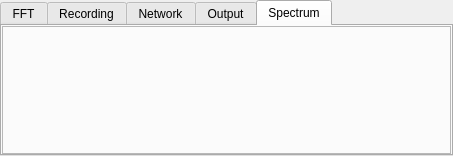
<?xml version="1.0" encoding="UTF-8"?>
<ui version="4.0">
 <class>DockAudio</class>
 <widget class="QDockWidget" name="DockAudio">
  <property name="geometry">
   <rect>
    <x>0</x>
    <y>0</y>
    <width>453</width>
    <height>156</height>
   </rect>
  </property>
  <property name="sizePolicy">
   <sizepolicy hsizetype="Preferred" vsizetype="Expanding">
    <horstretch>1</horstretch>
    <verstretch>1</verstretch>
   </sizepolicy>
  </property>
  <property name="minimumSize">
   <size>
    <width>453</width>
    <height>156</height>
   </size>
  </property>
  <property name="maximumSize">
   <size>
    <width>524287</width>
    <height>360</height>
   </size>
  </property>
  <property name="palette">
   <palette>
    <active>
     <colorrole role="Highlight">
      <brush brushstyle="SolidPattern">
       <color alpha="255">
        <red>48</red>
        <green>140</green>
        <blue>198</blue>
       </color>
      </brush>
     </colorrole>
    </active>
    <inactive>
     <colorrole role="Highlight">
      <brush brushstyle="SolidPattern">
       <color alpha="255">
        <red>48</red>
        <green>140</green>
        <blue>198</blue>
       </color>
      </brush>
     </colorrole>
    </inactive>
    <disabled>
     <colorrole role="Highlight">
      <brush brushstyle="SolidPattern">
       <color alpha="255">
        <red>145</red>
        <green>145</green>
        <blue>145</blue>
       </color>
      </brush>
     </colorrole>
    </disabled>
   </palette>
  </property>
  <property name="windowIcon">
   <iconset resource="../../resources/icons.qrc">
    <normaloff>:/icons/icons/signal.svg</normaloff>:/icons/icons/signal.svg</iconset>
  </property>
  <property name="features">
   <set>QDockWidget::NoDockWidgetFeatures</set>
  </property>
  <property name="allowedAreas">
   <set>Qt::LeftDockWidgetArea</set>
  </property>
  <property name="windowTitle">
   <string>Audio</string>
  </property>
  <widget class="QWidget" name="dockWidgetContents">
   <property name="sizePolicy">
    <sizepolicy hsizetype="Expanding" vsizetype="Expanding">
     <horstretch>0</horstretch>
     <verstretch>0</verstretch>
    </sizepolicy>
   </property>
   <property name="minimumSize">
    <size>
     <width>453</width>
     <height>137</height>
    </size>
   </property>
   <property name="maximumSize">
    <size>
     <width>16777215</width>
     <height>500</height>
    </size>
   </property>
   <property name="sizeIncrement">
    <size>
     <width>0</width>
     <height>0</height>
    </size>
   </property>
   <property name="palette">
    <palette>
     <active>
      <colorrole role="Highlight">
       <brush brushstyle="SolidPattern">
        <color alpha="255">
         <red>48</red>
         <green>140</green>
         <blue>198</blue>
        </color>
       </brush>
      </colorrole>
     </active>
     <inactive>
      <colorrole role="Highlight">
       <brush brushstyle="SolidPattern">
        <color alpha="255">
         <red>48</red>
         <green>140</green>
         <blue>198</blue>
        </color>
       </brush>
      </colorrole>
     </inactive>
     <disabled>
      <colorrole role="Highlight">
       <brush brushstyle="SolidPattern">
        <color alpha="255">
         <red>145</red>
         <green>145</green>
         <blue>145</blue>
        </color>
       </brush>
      </colorrole>
     </disabled>
    </palette>
   </property>
   <layout class="QVBoxLayout" name="verticalLayout">
    <property name="spacing">
     <number>0</number>
    </property>
    <property name="leftMargin">
     <number>0</number>
    </property>
    <property name="topMargin">
     <number>0</number>
    </property>
    <property name="rightMargin">
     <number>0</number>
    </property>
    <property name="bottomMargin">
     <number>0</number>
    </property>
    <item>
     <widget class="QTabWidget" name="tabWidget_4">
      <property name="sizePolicy">
       <sizepolicy hsizetype="MinimumExpanding" vsizetype="Preferred">
        <horstretch>0</horstretch>
        <verstretch>0</verstretch>
       </sizepolicy>
      </property>
      <property name="minimumSize">
       <size>
        <width>453</width>
        <height>137</height>
       </size>
      </property>
      <property name="currentIndex">
       <number>4</number>
      </property>
      <widget class="QWidget" name="tab_FFT">
       <property name="minimumSize">
        <size>
         <width>449</width>
         <height>106</height>
        </size>
       </property>
       <attribute name="title">
        <string>FFT</string>
       </attribute>
       <attribute name="toolTip">
        <string>Audio FFT settings</string>
       </attribute>
       <layout class="QVBoxLayout" name="verticalLayout_4" stretch="1,1,0">
        <property name="spacing">
         <number>0</number>
        </property>
        <property name="leftMargin">
         <number>0</number>
        </property>
        <property name="topMargin">
         <number>0</number>
        </property>
        <property name="rightMargin">
         <number>0</number>
        </property>
        <property name="bottomMargin">
         <number>0</number>
        </property>
        <item>
         <widget class="QFrame" name="frame_pan">
          <property name="maximumSize">
           <size>
            <width>16777215</width>
            <height>100</height>
           </size>
          </property>
          <layout class="QHBoxLayout" name="horizontalLayout_3" stretch="0,1,0">
           <property name="spacing">
            <number>0</number>
           </property>
           <item>
            <widget class="QLabel" name="fftSplitLabel1">
             <property name="sizePolicy">
              <sizepolicy hsizetype="MinimumExpanding" vsizetype="MinimumExpanding">
               <horstretch>0</horstretch>
               <verstretch>0</verstretch>
              </sizepolicy>
             </property>
             <property name="minimumSize">
              <size>
               <width>0</width>
               <height>25</height>
              </size>
             </property>
             <property name="maximumSize">
              <size>
               <width>16777215</width>
               <height>100</height>
              </size>
             </property>
             <property name="toolTip">
              <string>Adjust split between pandapter and waterfall</string>
             </property>
             <property name="text">
              <string>Pandapter</string>
             </property>
             <property name="alignment">
              <set>Qt::AlignRight|Qt::AlignTrailing|Qt::AlignVCenter</set>
             </property>
            </widget>
           </item>
           <item>
            <widget class="QSlider" name="fftSplitSlider">
             <property name="sizePolicy">
              <sizepolicy hsizetype="MinimumExpanding" vsizetype="Preferred">
               <horstretch>0</horstretch>
               <verstretch>0</verstretch>
              </sizepolicy>
             </property>
             <property name="minimumSize">
              <size>
               <width>0</width>
               <height>25</height>
              </size>
             </property>
             <property name="maximumSize">
              <size>
               <width>16777215</width>
               <height>100</height>
              </size>
             </property>
             <property name="toolTip">
              <string>Adjust split between pandapter and waterfall</string>
             </property>
             <property name="minimum">
              <number>0</number>
             </property>
             <property name="maximum">
              <number>100</number>
             </property>
             <property name="value">
              <number>100</number>
             </property>
             <property name="orientation">
              <enum>Qt::Horizontal</enum>
             </property>
            </widget>
           </item>
           <item>
            <widget class="QLabel" name="fftSplitLabel2">
             <property name="sizePolicy">
              <sizepolicy hsizetype="MinimumExpanding" vsizetype="Preferred">
               <horstretch>0</horstretch>
               <verstretch>0</verstretch>
              </sizepolicy>
             </property>
             <property name="minimumSize">
              <size>
               <width>0</width>
               <height>25</height>
              </size>
             </property>
             <property name="maximumSize">
              <size>
               <width>16777215</width>
               <height>100</height>
              </size>
             </property>
             <property name="toolTip">
              <string>Adjust split between pandapter and waterfall</string>
             </property>
             <property name="text">
              <string>Waterfall</string>
             </property>
            </widget>
           </item>
          </layout>
         </widget>
        </item>
        <item>
         <widget class="QFrame" name="frame_range">
          <property name="sizePolicy">
           <sizepolicy hsizetype="Expanding" vsizetype="Preferred">
            <horstretch>0</horstretch>
            <verstretch>0</verstretch>
           </sizepolicy>
          </property>
          <property name="maximumSize">
           <size>
            <width>16777215</width>
            <height>100</height>
           </size>
          </property>
          <layout class="QGridLayout" name="gridLayout_2" columnstretch="0,0,0">
           <property name="leftMargin">
            <number>0</number>
           </property>
           <property name="topMargin">
            <number>0</number>
           </property>
           <property name="rightMargin">
            <number>0</number>
           </property>
           <property name="bottomMargin">
            <number>0</number>
           </property>
           <property name="spacing">
            <number>0</number>
           </property>
           <item row="0" column="2" rowspan="2">
            <widget class="QPushButton" name="audioLockButton">
             <property name="sizePolicy">
              <sizepolicy hsizetype="MinimumExpanding" vsizetype="MinimumExpanding">
               <horstretch>0</horstretch>
               <verstretch>0</verstretch>
              </sizepolicy>
             </property>
             <property name="minimumSize">
              <size>
               <width>0</width>
               <height>25</height>
              </size>
             </property>
             <property name="maximumSize">
              <size>
               <width>16777215</width>
               <height>200</height>
              </size>
             </property>
             <property name="toolTip">
              <string>Lock panadapter and waterfall sliders together</string>
             </property>
             <property name="statusTip">
              <string>Lock panadapter and waterfall sliders together</string>
             </property>
             <property name="text">
              <string>Lock</string>
             </property>
             <property name="checkable">
              <bool>true</bool>
             </property>
             <property name="autoDefault">
              <bool>false</bool>
             </property>
            </widget>
           </item>
           <item row="1" column="1">
            <widget class="ctkRangeSlider" name="wfRangeSlider">
             <property name="sizePolicy">
              <sizepolicy hsizetype="MinimumExpanding" vsizetype="MinimumExpanding">
               <horstretch>0</horstretch>
               <verstretch>0</verstretch>
              </sizepolicy>
             </property>
             <property name="minimumSize">
              <size>
               <width>0</width>
               <height>25</height>
              </size>
             </property>
             <property name="maximumSize">
              <size>
               <width>16777215</width>
               <height>100</height>
              </size>
             </property>
             <property name="toolTip">
              <string>Adjust dB range on the waterfall</string>
             </property>
             <property name="minimum">
              <number>-120</number>
             </property>
             <property name="maximum">
              <number>0</number>
             </property>
             <property name="value">
              <number>-80</number>
             </property>
             <property name="orientation">
              <enum>Qt::Horizontal</enum>
             </property>
            </widget>
           </item>
           <item row="0" column="1">
            <widget class="ctkRangeSlider" name="pandRangeSlider">
             <property name="sizePolicy">
              <sizepolicy hsizetype="MinimumExpanding" vsizetype="MinimumExpanding">
               <horstretch>0</horstretch>
               <verstretch>0</verstretch>
              </sizepolicy>
             </property>
             <property name="minimumSize">
              <size>
               <width>0</width>
               <height>25</height>
              </size>
             </property>
             <property name="maximumSize">
              <size>
               <width>16777215</width>
               <height>100</height>
              </size>
             </property>
             <property name="toolTip">
              <string>Adjust dB range on the pandapter</string>
             </property>
             <property name="minimum">
              <number>-120</number>
             </property>
             <property name="maximum">
              <number>0</number>
             </property>
             <property name="value">
              <number>-80</number>
             </property>
             <property name="orientation">
              <enum>Qt::Horizontal</enum>
             </property>
            </widget>
           </item>
           <item row="0" column="0">
            <widget class="QLabel" name="pandRangeLabel">
             <property name="sizePolicy">
              <sizepolicy hsizetype="Preferred" vsizetype="MinimumExpanding">
               <horstretch>0</horstretch>
               <verstretch>0</verstretch>
              </sizepolicy>
             </property>
             <property name="minimumSize">
              <size>
               <width>140</width>
               <height>25</height>
              </size>
             </property>
             <property name="maximumSize">
              <size>
               <width>16777215</width>
               <height>16777215</height>
              </size>
             </property>
             <property name="toolTip">
              <string>Adjust dB range on the pandapter</string>
             </property>
             <property name="text">
              <string>Pandapter dB range</string>
             </property>
             <property name="alignment">
              <set>Qt::AlignRight|Qt::AlignTrailing|Qt::AlignVCenter</set>
             </property>
            </widget>
           </item>
           <item row="1" column="0">
            <widget class="QLabel" name="wfRangeLabel">
             <property name="sizePolicy">
              <sizepolicy hsizetype="Preferred" vsizetype="MinimumExpanding">
               <horstretch>0</horstretch>
               <verstretch>0</verstretch>
              </sizepolicy>
             </property>
             <property name="minimumSize">
              <size>
               <width>140</width>
               <height>25</height>
              </size>
             </property>
             <property name="maximumSize">
              <size>
               <width>16777215</width>
               <height>16777215</height>
              </size>
             </property>
             <property name="toolTip">
              <string>Adjust dB range on the waterfall</string>
             </property>
             <property name="text">
              <string>Waterfall dB range</string>
             </property>
             <property name="alignment">
              <set>Qt::AlignRight|Qt::AlignTrailing|Qt::AlignVCenter</set>
             </property>
            </widget>
           </item>
          </layout>
         </widget>
        </item>
        <item>
         <spacer name="verticalSpacer_4">
          <property name="orientation">
           <enum>Qt::Vertical</enum>
          </property>
          <property name="sizeHint" stdset="0">
           <size>
            <width>20</width>
            <height>0</height>
           </size>
          </property>
         </spacer>
        </item>
       </layout>
      </widget>
      <widget class="QWidget" name="tab_recording">
       <property name="minimumSize">
        <size>
         <width>449</width>
         <height>106</height>
        </size>
       </property>
       <property name="maximumSize">
        <size>
         <width>16777215</width>
         <height>16777215</height>
        </size>
       </property>
       <attribute name="title">
        <string>Recording</string>
       </attribute>
       <attribute name="toolTip">
        <string>Recording settings</string>
       </attribute>
       <layout class="QVBoxLayout" name="verticalLayout_2" stretch="1,0">
        <property name="spacing">
         <number>0</number>
        </property>
        <property name="leftMargin">
         <number>0</number>
        </property>
        <property name="topMargin">
         <number>0</number>
        </property>
        <property name="rightMargin">
         <number>0</number>
        </property>
        <property name="bottomMargin">
         <number>0</number>
        </property>
        <item>
         <widget class="QFrame" name="frame_recording">
          <property name="maximumSize">
           <size>
            <width>16777215</width>
            <height>16777215</height>
           </size>
          </property>
          <layout class="QGridLayout" name="gridLayout_4" rowstretch="0,0">
           <item row="1" column="1">
            <widget class="QPushButton" name="recDirButton">
             <property name="sizePolicy">
              <sizepolicy hsizetype="MinimumExpanding" vsizetype="MinimumExpanding">
               <horstretch>1</horstretch>
               <verstretch>1</verstretch>
              </sizepolicy>
             </property>
             <property name="minimumSize">
              <size>
               <width>0</width>
               <height>25</height>
              </size>
             </property>
             <property name="maximumSize">
              <size>
               <width>100</width>
               <height>100</height>
              </size>
             </property>
             <property name="toolTip">
              <string>Select a location using a browser</string>
             </property>
             <property name="text">
              <string>Select</string>
             </property>
            </widget>
           </item>
           <item row="1" column="0">
            <widget class="QLineEdit" name="recDirEdit">
             <property name="sizePolicy">
              <sizepolicy hsizetype="MinimumExpanding" vsizetype="MinimumExpanding">
               <horstretch>1</horstretch>
               <verstretch>1</verstretch>
              </sizepolicy>
             </property>
             <property name="minimumSize">
              <size>
               <width>0</width>
               <height>25</height>
              </size>
             </property>
             <property name="maximumSize">
              <size>
               <width>16777215</width>
               <height>100</height>
              </size>
             </property>
             <property name="toolTip">
              <string>Enter a location for recordings</string>
             </property>
            </widget>
           </item>
           <item row="0" column="0" colspan="2">
            <widget class="QLabel" name="recDirLabel">
             <property name="sizePolicy">
              <sizepolicy hsizetype="MinimumExpanding" vsizetype="MinimumExpanding">
               <horstretch>1</horstretch>
               <verstretch>1</verstretch>
              </sizepolicy>
             </property>
             <property name="minimumSize">
              <size>
               <width>0</width>
               <height>25</height>
              </size>
             </property>
             <property name="maximumSize">
              <size>
               <width>16777215</width>
               <height>100</height>
              </size>
             </property>
             <property name="text">
              <string>Location for recorded audio files:</string>
             </property>
            </widget>
           </item>
          </layout>
         </widget>
        </item>
        <item>
         <spacer name="verticalSpacer_3">
          <property name="orientation">
           <enum>Qt::Vertical</enum>
          </property>
          <property name="sizeHint" stdset="0">
           <size>
            <width>20</width>
            <height>0</height>
           </size>
          </property>
         </spacer>
        </item>
       </layout>
      </widget>
      <widget class="QWidget" name="tab_network">
       <property name="minimumSize">
        <size>
         <width>449</width>
         <height>106</height>
        </size>
       </property>
       <attribute name="title">
        <string>Network</string>
       </attribute>
       <attribute name="toolTip">
        <string>Network streaming settings</string>
       </attribute>
       <layout class="QVBoxLayout" name="verticalLayout_3" stretch="1,0">
        <property name="spacing">
         <number>0</number>
        </property>
        <property name="leftMargin">
         <number>0</number>
        </property>
        <property name="topMargin">
         <number>0</number>
        </property>
        <property name="rightMargin">
         <number>0</number>
        </property>
        <property name="bottomMargin">
         <number>0</number>
        </property>
        <item>
         <widget class="QFrame" name="frame_network">
          <property name="maximumSize">
           <size>
            <width>16777215</width>
            <height>16777215</height>
           </size>
          </property>
          <layout class="QGridLayout" name="gridLayout_8">
           <property name="spacing">
            <number>0</number>
           </property>
           <item row="0" column="0">
            <widget class="QLabel" name="hostLabel">
             <property name="sizePolicy">
              <sizepolicy hsizetype="MinimumExpanding" vsizetype="MinimumExpanding">
               <horstretch>1</horstretch>
               <verstretch>1</verstretch>
              </sizepolicy>
             </property>
             <property name="minimumSize">
              <size>
               <width>0</width>
               <height>25</height>
              </size>
             </property>
             <property name="maximumSize">
              <size>
               <width>16777215</width>
               <height>100</height>
              </size>
             </property>
             <property name="toolTip">
              <string>Network host to stream to</string>
             </property>
             <property name="text">
              <string>UDP host</string>
             </property>
            </widget>
           </item>
           <item row="1" column="0">
            <widget class="QLabel" name="portLabel">
             <property name="sizePolicy">
              <sizepolicy hsizetype="MinimumExpanding" vsizetype="MinimumExpanding">
               <horstretch>1</horstretch>
               <verstretch>1</verstretch>
              </sizepolicy>
             </property>
             <property name="minimumSize">
              <size>
               <width>0</width>
               <height>25</height>
              </size>
             </property>
             <property name="maximumSize">
              <size>
               <width>16777215</width>
               <height>100</height>
              </size>
             </property>
             <property name="toolTip">
              <string>Network port to stream to</string>
             </property>
             <property name="text">
              <string>UDP port</string>
             </property>
            </widget>
           </item>
           <item row="1" column="3">
            <widget class="QCheckBox" name="udpStereo">
             <property name="sizePolicy">
              <sizepolicy hsizetype="MinimumExpanding" vsizetype="MinimumExpanding">
               <horstretch>1</horstretch>
               <verstretch>1</verstretch>
              </sizepolicy>
             </property>
             <property name="minimumSize">
              <size>
               <width>0</width>
               <height>25</height>
              </size>
             </property>
             <property name="maximumSize">
              <size>
               <width>16777215</width>
               <height>100</height>
              </size>
             </property>
             <property name="text">
              <string>Stereo</string>
             </property>
            </widget>
           </item>
           <item row="0" column="1" colspan="3">
            <widget class="QLineEdit" name="udpHost">
             <property name="sizePolicy">
              <sizepolicy hsizetype="MinimumExpanding" vsizetype="MinimumExpanding">
               <horstretch>1</horstretch>
               <verstretch>1</verstretch>
              </sizepolicy>
             </property>
             <property name="minimumSize">
              <size>
               <width>0</width>
               <height>25</height>
              </size>
             </property>
             <property name="maximumSize">
              <size>
               <width>16777215</width>
               <height>100</height>
              </size>
             </property>
             <property name="toolTip">
              <string>Network host to stream to</string>
             </property>
             <property name="text">
              <string>localhost</string>
             </property>
            </widget>
           </item>
           <item row="1" column="1">
            <widget class="QSpinBox" name="udpPort">
             <property name="sizePolicy">
              <sizepolicy hsizetype="MinimumExpanding" vsizetype="MinimumExpanding">
               <horstretch>1</horstretch>
               <verstretch>1</verstretch>
              </sizepolicy>
             </property>
             <property name="minimumSize">
              <size>
               <width>0</width>
               <height>25</height>
              </size>
             </property>
             <property name="maximumSize">
              <size>
               <width>16777215</width>
               <height>100</height>
              </size>
             </property>
             <property name="toolTip">
              <string>Network port to stream to</string>
             </property>
             <property name="minimum">
              <number>1</number>
             </property>
             <property name="maximum">
              <number>65535</number>
             </property>
             <property name="value">
              <number>7355</number>
             </property>
            </widget>
           </item>
          </layout>
         </widget>
        </item>
        <item>
         <spacer name="verticalSpacer_2">
          <property name="sizePolicy">
           <sizepolicy hsizetype="Minimum" vsizetype="Expanding">
            <horstretch>0</horstretch>
            <verstretch>0</verstretch>
           </sizepolicy>
          </property>
          <property name="orientation">
           <enum>Qt::Vertical</enum>
          </property>
          <property name="sizeType">
           <enum>QSizePolicy::Expanding</enum>
          </property>
          <property name="sizeHint" stdset="0">
           <size>
            <width>20</width>
            <height>0</height>
           </size>
          </property>
         </spacer>
        </item>
       </layout>
      </widget>
      <widget class="QWidget" name="tab_output">
       <property name="minimumSize">
        <size>
         <width>449</width>
         <height>106</height>
        </size>
       </property>
       <attribute name="title">
        <string>Output</string>
       </attribute>
       <layout class="QVBoxLayout" name="verticalLayout_6" stretch="1,0">
        <property name="spacing">
         <number>0</number>
        </property>
        <property name="leftMargin">
         <number>0</number>
        </property>
        <property name="topMargin">
         <number>0</number>
        </property>
        <property name="rightMargin">
         <number>0</number>
        </property>
        <property name="bottomMargin">
         <number>0</number>
        </property>
        <item>
         <widget class="QFrame" name="frame_output">
          <property name="maximumSize">
           <size>
            <width>16777215</width>
            <height>16777215</height>
           </size>
          </property>
          <layout class="QGridLayout" name="gridLayout">
           <property name="leftMargin">
            <number>0</number>
           </property>
           <property name="topMargin">
            <number>0</number>
           </property>
           <property name="rightMargin">
            <number>0</number>
           </property>
           <property name="bottomMargin">
            <number>0</number>
           </property>
           <property name="spacing">
            <number>0</number>
           </property>
           <item row="1" column="1">
            <widget class="QPushButton" name="audioStreamButton">
             <property name="sizePolicy">
              <sizepolicy hsizetype="MinimumExpanding" vsizetype="MinimumExpanding">
               <horstretch>1</horstretch>
               <verstretch>1</verstretch>
              </sizepolicy>
             </property>
             <property name="minimumSize">
              <size>
               <width>0</width>
               <height>25</height>
              </size>
             </property>
             <property name="maximumSize">
              <size>
               <width>16777215</width>
               <height>100</height>
              </size>
             </property>
             <property name="toolTip">
              <string>Stream raw audio over UDP</string>
             </property>
             <property name="statusTip">
              <string>Stream raw audio over UDP</string>
             </property>
             <property name="text">
              <string>UDP</string>
             </property>
             <property name="checkable">
              <bool>true</bool>
             </property>
            </widget>
           </item>
           <item row="1" column="4">
            <widget class="QPushButton" name="audioConfButton">
             <property name="enabled">
              <bool>false</bool>
             </property>
             <property name="sizePolicy">
              <sizepolicy hsizetype="MinimumExpanding" vsizetype="MinimumExpanding">
               <horstretch>1</horstretch>
               <verstretch>1</verstretch>
              </sizepolicy>
             </property>
             <property name="minimumSize">
              <size>
               <width>0</width>
               <height>25</height>
              </size>
             </property>
             <property name="maximumSize">
              <size>
               <width>16777215</width>
               <height>100</height>
              </size>
             </property>
             <property name="toolTip">
              <string>Audio settings</string>
             </property>
             <property name="statusTip">
              <string>Audio settings</string>
             </property>
             <property name="text">
              <string>...</string>
             </property>
             <property name="iconSize">
              <size>
               <width>16</width>
               <height>16</height>
              </size>
             </property>
            </widget>
           </item>
           <item row="1" column="2">
            <widget class="QPushButton" name="audioRecButton">
             <property name="sizePolicy">
              <sizepolicy hsizetype="MinimumExpanding" vsizetype="MinimumExpanding">
               <horstretch>1</horstretch>
               <verstretch>1</verstretch>
              </sizepolicy>
             </property>
             <property name="minimumSize">
              <size>
               <width>0</width>
               <height>25</height>
              </size>
             </property>
             <property name="maximumSize">
              <size>
               <width>16777215</width>
               <height>100</height>
              </size>
             </property>
             <property name="toolTip">
              <string>Record audio</string>
             </property>
             <property name="statusTip">
              <string>Record audio</string>
             </property>
             <property name="text">
              <string>Rec</string>
             </property>
             <property name="iconSize">
              <size>
               <width>16</width>
               <height>16</height>
              </size>
             </property>
             <property name="checkable">
              <bool>true</bool>
             </property>
            </widget>
           </item>
           <item row="1" column="0">
            <widget class="QPushButton" name="audioMuteButton">
             <property name="sizePolicy">
              <sizepolicy hsizetype="MinimumExpanding" vsizetype="MinimumExpanding">
               <horstretch>1</horstretch>
               <verstretch>1</verstretch>
              </sizepolicy>
             </property>
             <property name="minimumSize">
              <size>
               <width>0</width>
               <height>25</height>
              </size>
             </property>
             <property name="maximumSize">
              <size>
               <width>16777215</width>
               <height>100</height>
              </size>
             </property>
             <property name="toolTip">
              <string>Mute audio output</string>
             </property>
             <property name="statusTip">
              <string>Mute audio output</string>
             </property>
             <property name="text">
              <string>Mute</string>
             </property>
             <property name="checkable">
              <bool>true</bool>
             </property>
            </widget>
           </item>
           <item row="1" column="3">
            <widget class="QPushButton" name="audioPlayButton">
             <property name="enabled">
              <bool>false</bool>
             </property>
             <property name="sizePolicy">
              <sizepolicy hsizetype="MinimumExpanding" vsizetype="MinimumExpanding">
               <horstretch>1</horstretch>
               <verstretch>1</verstretch>
              </sizepolicy>
             </property>
             <property name="minimumSize">
              <size>
               <width>0</width>
               <height>25</height>
              </size>
             </property>
             <property name="maximumSize">
              <size>
               <width>16777215</width>
               <height>100</height>
              </size>
             </property>
             <property name="toolTip">
              <string>Playback previously recorded audio</string>
             </property>
             <property name="statusTip">
              <string>Playback previously recorded audio</string>
             </property>
             <property name="text">
              <string>Play</string>
             </property>
             <property name="iconSize">
              <size>
               <width>16</width>
               <height>16</height>
              </size>
             </property>
             <property name="checkable">
              <bool>true</bool>
             </property>
            </widget>
           </item>
           <item row="0" column="0">
            <widget class="QLabel" name="audioGainLabel">
             <property name="sizePolicy">
              <sizepolicy hsizetype="MinimumExpanding" vsizetype="MinimumExpanding">
               <horstretch>1</horstretch>
               <verstretch>1</verstretch>
              </sizepolicy>
             </property>
             <property name="minimumSize">
              <size>
               <width>0</width>
               <height>25</height>
              </size>
             </property>
             <property name="maximumSize">
              <size>
               <width>16777215</width>
               <height>100</height>
              </size>
             </property>
             <property name="text">
              <string>Gain:</string>
             </property>
             <property name="alignment">
              <set>Qt::AlignCenter</set>
             </property>
            </widget>
           </item>
           <item row="0" column="4">
            <widget class="QLabel" name="audioGainDbLabel">
             <property name="sizePolicy">
              <sizepolicy hsizetype="MinimumExpanding" vsizetype="MinimumExpanding">
               <horstretch>1</horstretch>
               <verstretch>1</verstretch>
              </sizepolicy>
             </property>
             <property name="minimumSize">
              <size>
               <width>0</width>
               <height>25</height>
              </size>
             </property>
             <property name="maximumSize">
              <size>
               <width>16777215</width>
               <height>100</height>
              </size>
             </property>
             <property name="text">
              <string>-6.0 dB</string>
             </property>
             <property name="alignment">
              <set>Qt::AlignCenter</set>
             </property>
             <property name="margin">
              <number>0</number>
             </property>
             <property name="indent">
              <number>1</number>
             </property>
            </widget>
           </item>
           <item row="0" column="1" colspan="3">
            <widget class="QSlider" name="audioGainSlider">
             <property name="sizePolicy">
              <sizepolicy hsizetype="MinimumExpanding" vsizetype="MinimumExpanding">
               <horstretch>1</horstretch>
               <verstretch>1</verstretch>
              </sizepolicy>
             </property>
             <property name="minimumSize">
              <size>
               <width>0</width>
               <height>25</height>
              </size>
             </property>
             <property name="maximumSize">
              <size>
               <width>16777215</width>
               <height>100</height>
              </size>
             </property>
             <property name="toolTip">
              <string>Audio gain</string>
             </property>
             <property name="statusTip">
              <string>Audio gain</string>
             </property>
             <property name="minimum">
              <number>-800</number>
             </property>
             <property name="maximum">
              <number>500</number>
             </property>
             <property name="value">
              <number>-60</number>
             </property>
             <property name="orientation">
              <enum>Qt::Horizontal</enum>
             </property>
            </widget>
           </item>
           <item row="2" column="0" colspan="5">
            <widget class="QLabel" name="audioRecLabel">
             <property name="sizePolicy">
              <sizepolicy hsizetype="MinimumExpanding" vsizetype="MinimumExpanding">
               <horstretch>1</horstretch>
               <verstretch>1</verstretch>
              </sizepolicy>
             </property>
             <property name="minimumSize">
              <size>
               <width>0</width>
               <height>25</height>
              </size>
             </property>
             <property name="maximumSize">
              <size>
               <width>16777215</width>
               <height>100</height>
              </size>
             </property>
             <property name="toolTip">
              <string>Current audio source (DSP or WAV file)</string>
             </property>
             <property name="text">
              <string>&lt;i&gt;DSP&lt;/i&gt;</string>
             </property>
             <property name="alignment">
              <set>Qt::AlignCenter</set>
             </property>
            </widget>
           </item>
          </layout>
         </widget>
        </item>
        <item>
         <spacer name="verticalSpacer">
          <property name="orientation">
           <enum>Qt::Vertical</enum>
          </property>
          <property name="sizeHint" stdset="0">
           <size>
            <width>20</width>
            <height>0</height>
           </size>
          </property>
         </spacer>
        </item>
       </layout>
      </widget>
      <widget class="QWidget" name="tab">
       <property name="minimumSize">
        <size>
         <width>449</width>
         <height>106</height>
        </size>
       </property>
       <attribute name="title">
        <string>Spectrum</string>
       </attribute>
       <layout class="QGridLayout" name="gridLayout_3">
        <property name="leftMargin">
         <number>0</number>
        </property>
        <property name="topMargin">
         <number>0</number>
        </property>
        <property name="rightMargin">
         <number>0</number>
        </property>
        <property name="bottomMargin">
         <number>0</number>
        </property>
        <property name="spacing">
         <number>0</number>
        </property>
        <item row="0" column="0">
         <widget class="CPlotter" name="audioSpectrum">
          <property name="sizePolicy">
           <sizepolicy hsizetype="MinimumExpanding" vsizetype="Preferred">
            <horstretch>1</horstretch>
            <verstretch>1</verstretch>
           </sizepolicy>
          </property>
          <property name="minimumSize">
           <size>
            <width>50</width>
            <height>0</height>
           </size>
          </property>
          <property name="maximumSize">
           <size>
            <width>16777215</width>
            <height>16777215</height>
           </size>
          </property>
          <property name="toolTip">
           <string>Audio spectrum</string>
          </property>
          <property name="frameShape">
           <enum>QFrame::StyledPanel</enum>
          </property>
          <property name="frameShadow">
           <enum>QFrame::Raised</enum>
          </property>
         </widget>
        </item>
       </layout>
      </widget>
     </widget>
    </item>
   </layout>
  </widget>
 </widget>
 <customwidgets>
  <customwidget>
   <class>ctkRangeSlider</class>
   <extends>QSlider</extends>
   <header>qtgui/ctk/ctkRangeSlider.h</header>
  </customwidget>
  <customwidget>
   <class>CPlotter</class>
   <extends>QFrame</extends>
   <header>qtgui/plotter.h</header>
   <container>1</container>
  </customwidget>
 </customwidgets>
 <resources>
  <include location="../../resources/icons.qrc"/>
 </resources>
 <connections/>
</ui>
